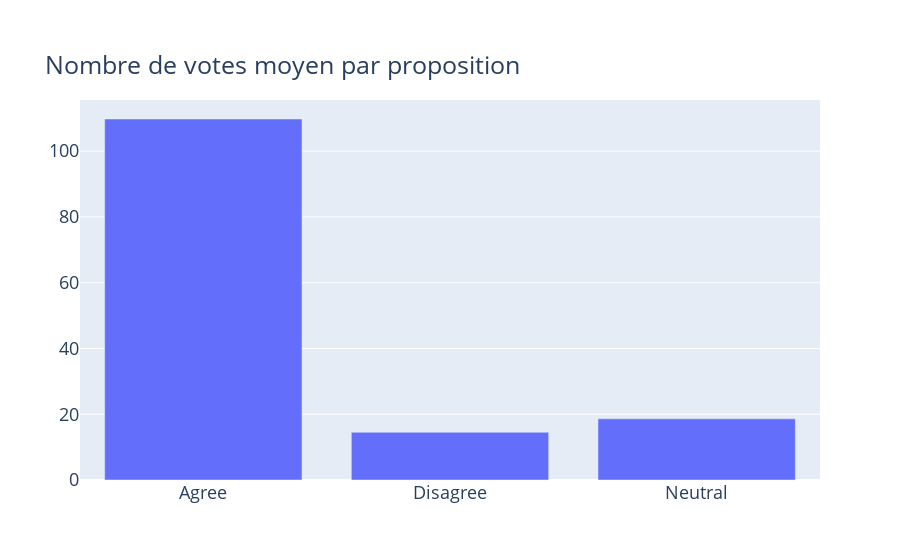

Write notebook code for a chart like this one.
### Code cell
#Votes au 1er tour

x=['Agree', 'Disagree', 'Neutral']
y=[mean_agree, mean_disagree, mean_neutre]
fig = go.Figure([go.Bar(x=x, y=y)])
fig.update_layout(title_text="Nombre de votes moyen par proposition", title_y=0.9,font_size=18 )
fig.show()

### Figure 1 — Plotly figure (JSON) as saved in the notebook; plotly's stock layout.template omitted (floating-point values rounded to 4 significant figures)
{"data": [{"x": ["Agree", "Disagree", "Neutral"], "y": [109.8, 14.51, 18.6], "type": "bar"}], "layout": {"title": {"text": "Nombre de votes moyen par proposition", "y": 0.9}, "font": {"size": 18}}}
